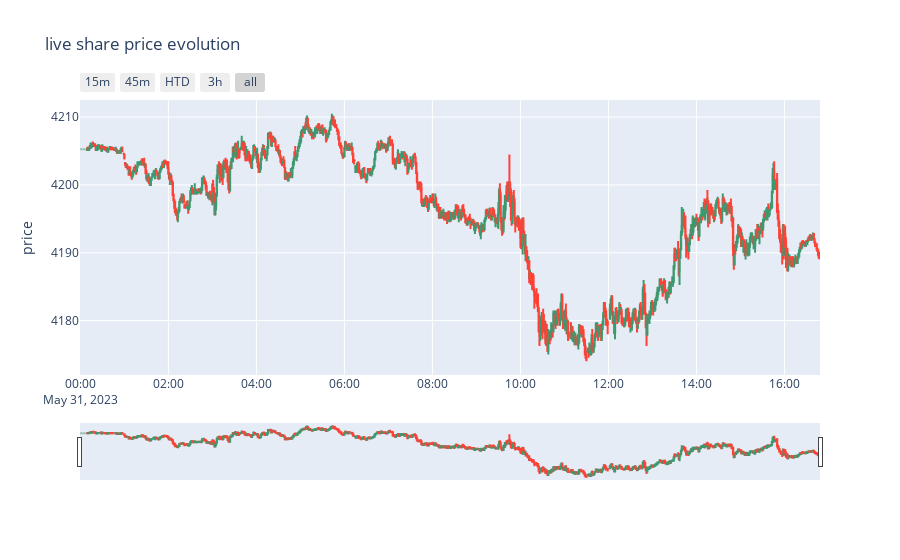

The code cell stored with this chart in its notebook:
### Code cell
# Interval required 5 minutes
data = yf.download(tickers='ES=F', period='1d', interval='1m')

# declare figure
fig = go.Figure()

# Candlestick
fig.add_trace(go.Candlestick(x=data.index,
                             open=data['Open'],
                             high=data['High'],
                             low=data['Low'],
                             close=data['Close'], name='market data'))

# Add titles
fig.update_layout(
    title='live share price evolution',
    yaxis_title='price')

# X-Axes
fig.update_xaxes(
    rangeslider_visible=True,
    rangeselector=dict(
        buttons=list([
            dict(count=15, label="15m", step="minute", stepmode="backward"),
            dict(count=45, label="45m", step="minute", stepmode="backward"),
            dict(count=1, label="HTD", step="hour", stepmode="todate"),
            dict(count=3, label="3h", step="hour", stepmode="backward"),
            dict(step="all")
        ])
    )
)

# Show
fig.show()

### Figure 1 — Plotly figure (JSON) as saved in the notebook; plotly's stock layout.template omitted (floating-point values rounded to 4 significant figures; data arrays with more than 128 entries replaced by an {"elided": "..."} marker saying what was removed)
{"data": [{"close": {"elided": "1003 float values"}, "high": {"elided": "1003 float values"}, "low": {"elided": "1003 float values"}, "name": "market data", "open": {"elided": "1003 float values"}, "type": "candlestick", "x": {"elided": "1003 str values"}}], "layout": {"title": {"text": "live share price evolution"}, "xaxis": {"rangeselector": {"buttons": [{"count": 15, "label": "15m", "step": "minute", "stepmode": "backward"}, {"count": 45, "label": "45m", "step": "minute", "stepmode": "backward"}, {"count": 1, "label": "HTD", "step": "hour", "stepmode": "todate"}, {"count": 3, "label": "3h", "step": "hour", "stepmode": "backward"}, {"step": "all"}]}, "rangeslider": {"visible": true}}, "yaxis": {"title": {"text": "price"}}}}
